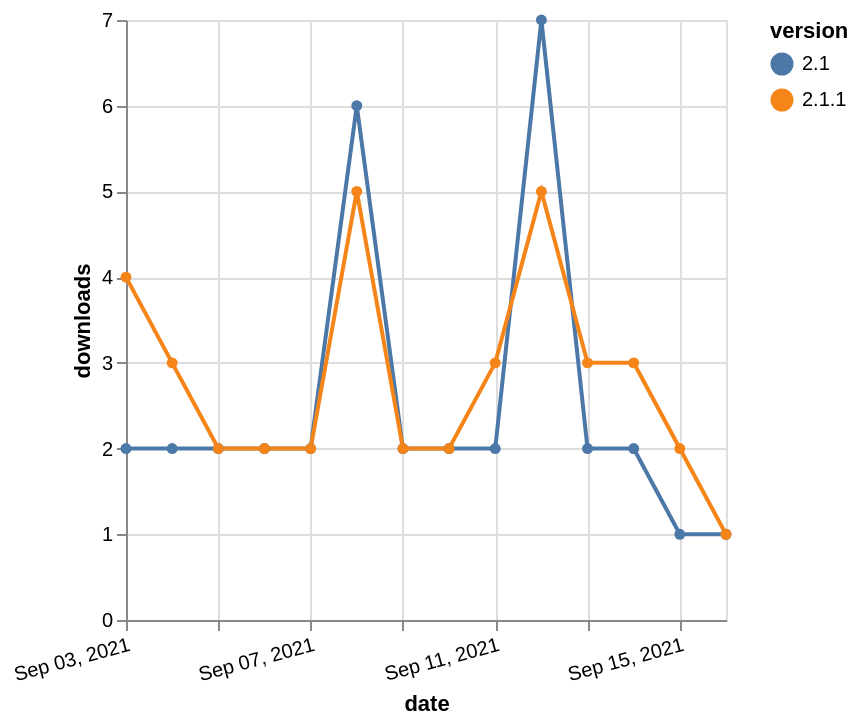

The specification (Vega-Lite) saved for this image:
### Vega-Lite specification from a JSON file in a GitHub repository (floating-point values rounded to 4 significant figures)
{"$schema": "https://vega.github.io/schema/vega-lite/v5.json", "description": "A simple bar chart with embedded data.", "data": {"values": [{"date": "2021-09-03", "total": 7825, "delta": 2, "version": "2.1"}, {"date": "2021-09-04", "total": 7827, "delta": 2, "version": "2.1"}, {"date": "2021-09-05", "total": 7829, "delta": 2, "version": "2.1"}, {"date": "2021-09-06", "total": 7831, "delta": 2, "version": "2.1"}, {"date": "2021-09-07", "total": 7833, "delta": 2, "version": "2.1"}, {"date": "2021-09-08", "total": 7839, "delta": 6, "version": "2.1"}, {"date": "2021-09-09", "total": 7841, "delta": 2, "version": "2.1"}, {"date": "2021-09-10", "total": 7843, "delta": 2, "version": "2.1"}, {"date": "2021-09-11", "total": 7845, "delta": 2, "version": "2.1"}, {"date": "2021-09-12", "total": 7852, "delta": 7, "version": "2.1"}, {"date": "2021-09-13", "total": 7854, "delta": 2, "version": "2.1"}, {"date": "2021-09-14", "total": 7856, "delta": 2, "version": "2.1"}, {"date": "2021-09-15", "total": 7857, "delta": 1, "version": "2.1"}, {"date": "2021-09-16", "total": 7858, "delta": 1, "version": "2.1"}, {"date": "2021-09-03", "total": 2502, "delta": 4, "version": "2.1.1"}, {"date": "2021-09-04", "total": 2505, "delta": 3, "version": "2.1.1"}, {"date": "2021-09-05", "total": 2507, "delta": 2, "version": "2.1.1"}, {"date": "2021-09-06", "total": 2509, "delta": 2, "version": "2.1.1"}, {"date": "2021-09-07", "total": 2511, "delta": 2, "version": "2.1.1"}, {"date": "2021-09-08", "total": 2516, "delta": 5, "version": "2.1.1"}, {"date": "2021-09-09", "total": 2518, "delta": 2, "version": "2.1.1"}, {"date": "2021-09-10", "total": 2520, "delta": 2, "version": "2.1.1"}, {"date": "2021-09-11", "total": 2523, "delta": 3, "version": "2.1.1"}, {"date": "2021-09-12", "total": 2528, "delta": 5, "version": "2.1.1"}, {"date": "2021-09-13", "total": 2531, "delta": 3, "version": "2.1.1"}, {"date": "2021-09-14", "total": 2534, "delta": 3, "version": "2.1.1"}, {"date": "2021-09-15", "total": 2536, "delta": 2, "version": "2.1.1"}, {"date": "2021-09-16", "total": 2537, "delta": 1, "version": "2.1.1"}]}, "width": "container", "mark": {"type": "line", "point": {"filled": true}}, "encoding": {"x": {"field": "date", "type": "temporal", "timeUnit": "yearmonthdate", "title": "date", "axis": {"labelAngle": -15}}, "y": {"field": "delta", "type": "quantitative", "title": "downloads"}, "color": {"field": "version", "type": "nominal"}, "tooltip": {"field": "delta"}}}
